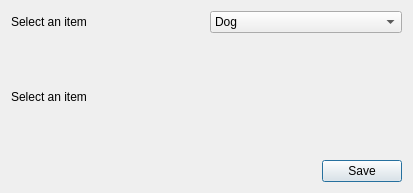
<?xml version="1.0" encoding="UTF-8"?>
<ui version="4.0">
 <class>Dialog</class>
 <widget class="QDialog" name="Dialog">
  <property name="geometry">
   <rect>
    <x>0</x>
    <y>0</y>
    <width>413</width>
    <height>193</height>
   </rect>
  </property>
  <property name="windowTitle">
   <string>Dialog</string>
  </property>
  <layout class="QVBoxLayout" name="verticalLayout">
   <item>
    <layout class="QHBoxLayout" name="horizontalLayout_2">
     <item>
      <widget class="QLabel" name="label">
       <property name="text">
        <string>Select an item</string>
       </property>
      </widget>
     </item>
     <item>
      <widget class="QComboBox" name="comboBox">
       <item>
        <property name="text">
         <string>Dog</string>
        </property>
       </item>
       <item>
        <property name="text">
         <string>Cat</string>
        </property>
       </item>
      </widget>
     </item>
    </layout>
   </item>
   <item>
    <widget class="QLabel" name="lbSerectItem">
     <property name="text">
      <string>Select an item</string>
     </property>
    </widget>
   </item>
   <item>
    <layout class="QHBoxLayout" name="horizontalLayout">
     <item>
      <spacer name="horizontalSpacer">
       <property name="orientation">
        <enum>Qt::Horizontal</enum>
       </property>
       <property name="sizeHint" stdset="0">
        <size>
         <width>258</width>
         <height>20</height>
        </size>
       </property>
      </spacer>
     </item>
     <item>
      <widget class="QPushButton" name="btnSave">
       <property name="text">
        <string>Save</string>
       </property>
      </widget>
     </item>
    </layout>
   </item>
  </layout>
 </widget>
 <resources/>
 <connections/>
</ui>
